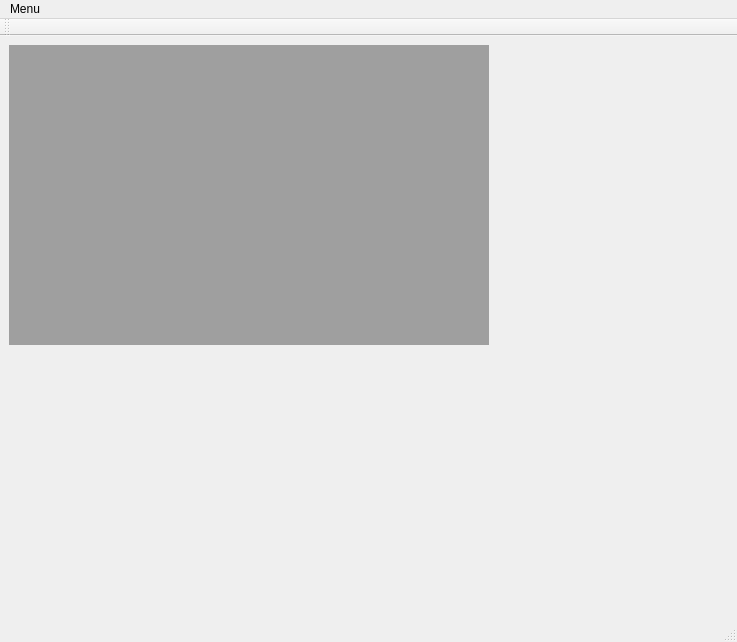
<?xml version="1.0" encoding="UTF-8"?>
<ui version="4.0">
 <class>MainWindow</class>
 <widget class="QMainWindow" name="MainWindow">
  <property name="geometry">
   <rect>
    <x>0</x>
    <y>0</y>
    <width>737</width>
    <height>642</height>
   </rect>
  </property>
  <property name="windowTitle">
   <string/>
  </property>
  <property name="windowIcon">
   <iconset>
    <normalon>:/img_128x128/img_128x128/Logo.png</normalon>
   </iconset>
  </property>
  <property name="autoFillBackground">
   <bool>true</bool>
  </property>
  <property name="styleSheet">
   <string notr="true"/>
  </property>
  <property name="toolButtonStyle">
   <enum>Qt::ToolButtonTextUnderIcon</enum>
  </property>
  <property name="animated">
   <bool>false</bool>
  </property>
  <property name="tabShape">
   <enum>QTabWidget::Triangular</enum>
  </property>
  <widget class="QWidget" name="centralwidget">
   <widget class="QMdiArea" name="mdiArea">
    <property name="geometry">
     <rect>
      <x>9</x>
      <y>9</y>
      <width>480</width>
      <height>300</height>
     </rect>
    </property>
   </widget>
  </widget>
  <widget class="QMenuBar" name="menuBar">
   <property name="geometry">
    <rect>
     <x>0</x>
     <y>0</y>
     <width>737</width>
     <height>21</height>
    </rect>
   </property>
   <widget class="QMenu" name="menuManagement">
    <property name="title">
     <string>Menu</string>
    </property>
    <addaction name="actionOnUpdate"/>
   </widget>
   <addaction name="menuManagement"/>
  </widget>
  <widget class="QStatusBar" name="statusBar"/>
  <widget class="QToolBar" name="toolBarMDI">
   <property name="windowTitle">
    <string>toolBar</string>
   </property>
   <attribute name="toolBarArea">
    <enum>TopToolBarArea</enum>
   </attribute>
   <attribute name="toolBarBreak">
    <bool>false</bool>
   </attribute>
  </widget>
  <action name="actionAddContact">
   <property name="icon">
    <iconset>
     <normalon>:/img_32x32/img_32x32/Contact.png</normalon>
    </iconset>
   </property>
   <property name="text">
    <string>actionAddContact</string>
   </property>
  </action>
  <action name="actionAddMovie">
   <property name="icon">
    <iconset>
     <normalon>:/img_32x32/img_32x32/addMovie.png</normalon>
    </iconset>
   </property>
   <property name="text">
    <string>actionAddMovie</string>
   </property>
  </action>
  <action name="actionAddSerie">
   <property name="icon">
    <iconset>
     <normalon>:/img_32x32/img_32x32/addSerie.png</normalon>
    </iconset>
   </property>
   <property name="text">
    <string>actionAddSerie</string>
   </property>
  </action>
  <action name="actionAddAlbum">
   <property name="icon">
    <iconset>
     <normalon>:/img_32x32/img_32x32/Music_CD.png</normalon>
    </iconset>
   </property>
   <property name="text">
    <string>actionAddAlbum</string>
   </property>
  </action>
  <action name="actionAddSingle">
   <property name="icon">
    <iconset>
     <normalon>:/img_32x32/img_32x32/Music_CD.png</normalon>
    </iconset>
   </property>
   <property name="text">
    <string>actionAddSingle</string>
   </property>
  </action>
  <action name="actionAddRecord">
   <property name="icon">
    <iconset>
     <normalon>:/img_32x32/img_32x32/Record.png</normalon>
    </iconset>
   </property>
   <property name="text">
    <string>actionAddRecord</string>
   </property>
  </action>
  <action name="actionSysTray">
   <property name="text">
    <string>SysTray</string>
   </property>
  </action>
  <action name="actionOnUpdate">
   <property name="icon">
    <iconset>
     <normalon>:/img_16x16/img_16x16/Exit.png</normalon>
    </iconset>
   </property>
   <property name="text">
    <string>Update Window</string>
   </property>
  </action>
  <action name="actionAddComic">
   <property name="icon">
    <iconset>
     <normalon>:/img_32x32/img_32x32/addComic.png</normalon>
    </iconset>
   </property>
   <property name="text">
    <string>actionAddComic</string>
   </property>
  </action>
  <action name="actionAddBook">
   <property name="icon">
    <iconset>
     <normalon>:/img_32x32/img_32x32/addBook.png</normalon>
    </iconset>
   </property>
   <property name="text">
    <string>actionAddBook</string>
   </property>
  </action>
  <action name="actionAbout">
   <property name="icon">
    <iconset>
     <normalon>:/img_16x16/img_16x16/About.png</normalon>
    </iconset>
   </property>
   <property name="text">
    <string>actionAbout</string>
   </property>
  </action>
  <action name="actionUpdate">
   <property name="icon">
    <iconset>
     <normalon>:/img_16x16/img_16x16/Update.png</normalon>
    </iconset>
   </property>
   <property name="text">
    <string>actionUpdate</string>
   </property>
  </action>
  <action name="actionSupport">
   <property name="enabled">
    <bool>true</bool>
   </property>
   <property name="icon">
    <iconset>
     <normalon>:/img_16x16/img_16x16/Support.png</normalon>
    </iconset>
   </property>
   <property name="text">
    <string>actionSupport</string>
   </property>
  </action>
  <action name="actionFeedback">
   <property name="enabled">
    <bool>true</bool>
   </property>
   <property name="icon">
    <iconset>
     <normalon>:/img_16x16/img_16x16/Feedback.png</normalon>
    </iconset>
   </property>
   <property name="text">
    <string>actionFeedback</string>
   </property>
  </action>
  <action name="actionHelp">
   <property name="icon">
    <iconset>
     <normalon>:/img_16x16/img_16x16/Help.png</normalon>
    </iconset>
   </property>
   <property name="text">
    <string>actionHelp</string>
   </property>
  </action>
  <action name="actionSearch">
   <property name="icon">
    <iconset>
     <normalon>:/img_16x16/img_16x16/Search.png</normalon>
    </iconset>
   </property>
   <property name="text">
    <string>actionSearch</string>
   </property>
  </action>
  <action name="actionSettings">
   <property name="icon">
    <iconset>
     <normalon>:/img_16x16/img_16x16/Settings.png</normalon>
    </iconset>
   </property>
   <property name="text">
    <string>actionSettings</string>
   </property>
  </action>
  <action name="actionFilter">
   <property name="icon">
    <iconset>
     <normalon>:/img_32x32/img_32x32/Filter.png</normalon>
    </iconset>
   </property>
   <property name="text">
    <string>actionFilter</string>
   </property>
  </action>
  <action name="actionAddSingleAudio">
   <property name="icon">
    <iconset>
     <normalon>:/img_32x32/img_32x32/Audio_File.png</normalon>
    </iconset>
   </property>
   <property name="text">
    <string>actionAddSingleAudio</string>
   </property>
  </action>
  <action name="actionAddMagazin">
   <property name="icon">
    <iconset>
     <normalon>:/img_32x32/img_32x32/addMagazin.png</normalon>
    </iconset>
   </property>
   <property name="text">
    <string>actionAddMagazin</string>
   </property>
  </action>
  <action name="actionAddNews">
   <property name="icon">
    <iconset>
     <normalon>:/img_32x32/img_32x32/addNews.png</normalon>
    </iconset>
   </property>
   <property name="text">
    <string>actionAddNews</string>
   </property>
  </action>
  <action name="actionM">
   <property name="text">
    <string>M</string>
   </property>
  </action>
  <action name="actionAddCoin">
   <property name="icon">
    <iconset>
     <normalon>:/img_32x32/img_32x32/Coin.png</normalon>
    </iconset>
   </property>
   <property name="text">
    <string>actionAddCoin</string>
   </property>
  </action>
  <action name="actionAddNote">
   <property name="icon">
    <iconset>
     <normalon>:/img_16x16/img_16x16/addNote.png</normalon>
    </iconset>
   </property>
   <property name="text">
    <string>actionAddNote</string>
   </property>
  </action>
  <action name="actionAddGame">
   <property name="icon">
    <iconset>
     <normalon>:/img_16x16/img_16x16/Games.png</normalon>
    </iconset>
   </property>
   <property name="text">
    <string>actionAddGame</string>
   </property>
  </action>
  <action name="actionRestart">
   <property name="icon">
    <iconset>
     <normalon>:/img_16x16/img_16x16/Restart.png</normalon>
    </iconset>
   </property>
   <property name="text">
    <string>actionRestart</string>
   </property>
  </action>
  <action name="actionRegister">
   <property name="icon">
    <iconset>
     <normalon>:/img_32x32/img_32x32/Register.png</normalon>
    </iconset>
   </property>
   <property name="text">
    <string>actionRegister</string>
   </property>
  </action>
  <action name="actionLogIn">
   <property name="icon">
    <iconset>
     <normalon>:/img_16x16/img_16x16/password.png</normalon>
    </iconset>
   </property>
   <property name="text">
    <string>actionLogIn</string>
   </property>
  </action>
  <action name="actionFAQ">
   <property name="icon">
    <iconset>
     <normalon>:/img_16x16/img_16x16/FAQ.png</normalon>
    </iconset>
   </property>
   <property name="text">
    <string>actionFAQ</string>
   </property>
  </action>
  <action name="actionReleaseNote">
   <property name="icon">
    <iconset>
     <normalon>:/img_16x16/img_16x16/ReleaseNote.png</normalon>
    </iconset>
   </property>
   <property name="text">
    <string>actionReleaseNote</string>
   </property>
  </action>
  <action name="actionAddQuotation">
   <property name="icon">
    <iconset>
     <normalon>:/img_24x24/img_24x24/Quotation.png</normalon>
    </iconset>
   </property>
   <property name="text">
    <string>actionAddQuotation</string>
   </property>
  </action>
  <action name="actionClose_All_SubWindows">
   <property name="icon">
    <iconset>
     <normalon>:/img_16x16/img_16x16/Close_All_Windows.png</normalon>
    </iconset>
   </property>
   <property name="text">
    <string>actionClose_All_SubWindows</string>
   </property>
  </action>
  <action name="actionAddStamp">
   <property name="icon">
    <iconset>
     <normalon>:/img_32x32/img_32x32/Stamp.png</normalon>
    </iconset>
   </property>
   <property name="text">
    <string>actionAddStamp</string>
   </property>
  </action>
  <action name="actionMovie">
   <property name="text">
    <string>Movie</string>
   </property>
  </action>
 </widget>
 <resources/>
 <connections/>
</ui>
